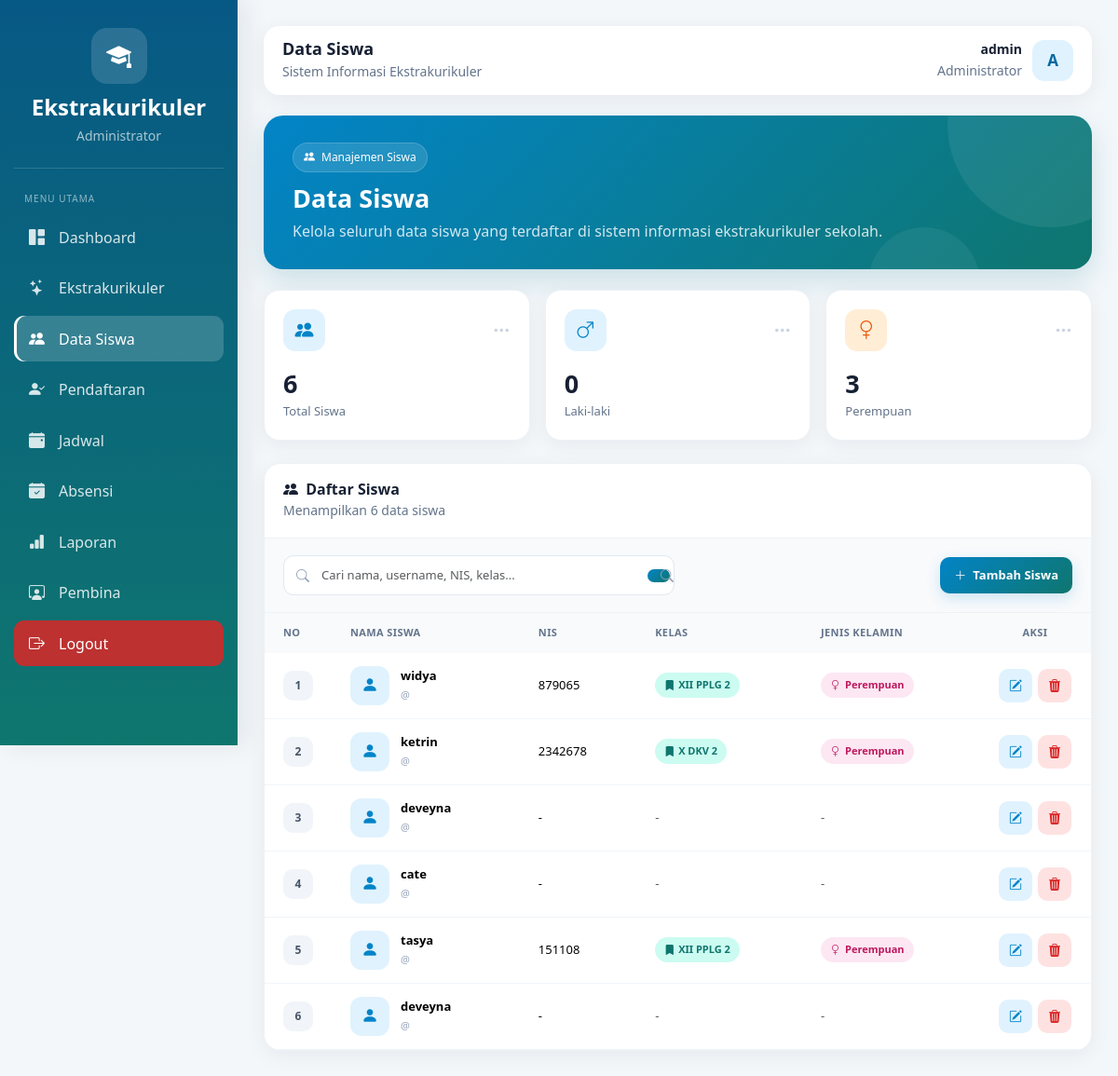
Screenshot of /admin/data_siswa.php (signed in) with the database file from the repository.
### tables this page shows
CREATE TABLE `siswa` (
  `id` int(11) NOT NULL,
  `nama_siswa` varchar(100) NOT NULL,
  `username` varchar(50) NOT NULL,
  `password` varchar(255) NOT NULL,
  `user_id` int(11) NOT NULL,
  `nis` varchar(30) DEFAULT NULL,
  `kelas` varchar(50) DEFAULT NULL,
  `jenis_kelamin` varchar(20) DEFAULT NULL,
  `alamat` text DEFAULT NULL
);

### admin/data_siswa.php (the view, shortened to what this page needs)
<?php
require_once __DIR__ . "/../config/config.php";
$namaAdmin = $_SESSION['nama'] ?? "Administrator";
$inisial   = strtoupper(substr(trim($namaAdmin), 0, 1));
$cari = trim($_GET['cari'] ?? '');
$hasilSiswa = false;
if ($cari !== '') {
    $keyword = "%" . $cari . "%";
    $stmtCari = mysqli_prepare($conn,
        "SELECT * FROM siswa
         WHERE nama_siswa LIKE ?
            OR username LIKE ?
            OR nis LIKE ?
            OR kelas LIKE ?
         ORDER BY id DESC");
    if ($stmtCari) {
        mysqli_stmt_bind_param($stmtCari, "ssss",
            $keyword, $keyword, $keyword, $keyword);
        mysqli_stmt_execute($stmtCari);
        $hasilSiswa = mysqli_stmt_get_result($stmtCari);
    }
} else {
    $hasilSiswa = mysqli_query($conn,
        "SELECT * FROM siswa ORDER BY id DESC");
}
$rowsSiswa = [];
if ($hasilSiswa) {
    while ($r = mysqli_fetch_assoc($hasilSiswa)) {
        $rowsSiswa[] = $r;
    }
}
$totalSiswa = 0;
$qTotal = mysqli_query($conn, "SELECT COUNT(*) AS total FROM siswa");
if ($qTotal) {
    $dTotal = mysqli_fetch_assoc($qTotal);
    $totalSiswa = (int)($dTotal['total'] ?? 0);
}
$totalL = 0;
$totalP = 0;
foreach ($rowsSiswa as $r) {
    $jk = strtolower(trim($r['jenis_kelamin'] ?? ''));
    if ($jk === 'perempuan' || $jk === 'p') $totalP++;
}
?>
<!DOCTYPE html>
<html lang="id">
<head>
<link href="https://cdn.jsdelivr.net/npm/bootstrap@5.3.3/dist/css/bootstrap.min.css" rel="stylesheet">
<link href="https://cdn.jsdelivr.net/npm/bootstrap-icons@1.11.3/font/bootstrap-icons.css" rel="stylesheet">
</head>
<body>
<div class="sidebar">
    <div class="brand">
        <div class="brand-icon"><i class="bi bi-mortarboard-fill"></i></div>
        <h4>Ekstrakurikuler</h4>
        <small>Administrator</small>
    </div>
    <div class="menu-title">Menu Utama</div>
    <a href="dashboard_admin.php"><i class="bi bi-grid-1x2-fill"></i><span>Dashboard</span></a>
    <a href="ekstrakurikuler.php"><i class="bi bi-stars"></i><span>Ekstrakurikuler</span></a>
    <a href="data_siswa.php" class="active"><i class="bi bi-people-fill"></i><span>Data Siswa</span></a>
    <a href="pendaftaran.php"><i class="bi bi-person-check-fill"></i><span>Pendaftaran</span></a>
    <a href="jadwal.php"><i class="bi bi-calendar-event-fill"></i><span>Jadwal</span></a>
    <a href="absensi.php"><i class="bi bi-calendar-check-fill"></i><span>Absensi</span></a>
    <a href="laporan.php"><i class="bi bi-bar-chart-fill"></i><span>Laporan</span></a>
    <a href="pembina.php"><i class="bi bi-person-workspace"></i><span>Pembina</span></a>
    <div class="logout">
        <a href="../logout.php"><i class="bi bi-box-arrow-right"></i><span>Logout</span></a>
    </div>
</div>
<div class="content">
    <div class="topbar">
        <div class="topbar-title">
            <h5>Data Siswa</h5>
            <small>Sistem Informasi Ekstrakurikuler</small>
        </div>
        <div class="admin-area">
            <div class="admin-info">
                <strong><?= htmlspecialchars($namaAdmin); ?></strong>
                <small>Administrator</small>
            </div>
            <div class="admin-avatar"><?= htmlspecialchars($inisial); ?></div>
        </div>
    </div>
    <div class="welcome">
        <div class="welcome-content">
            <div class="welcome-badge">
                <i class="bi bi-people-fill"></i>
                Manajemen Siswa
            </div>
            <h2>Data Siswa</h2>
            <p>
                Kelola seluruh data siswa yang terdaftar
                di sistem informasi ekstrakurikuler sekolah.
            </p>
        </div>
    </div>
    <div class="row g-3 mb-4">
        <div class="col-xl col-md-6">
            <div class="stat-card">
                <div class="stat-top">
                    <div class="stat-icon icon-blue"><i class="bi bi-people-fill"></i></div>
                    <div class="stat-arrow"><i class="bi bi-three-dots"></i></div>
                </div>
                <div class="stat-number"><?= $totalSiswa; ?></div>
                <div class="stat-label">Total Siswa</div>
            </div>
        </div>
        <div class="col-xl col-md-6">
            <div class="stat-card">
                <div class="stat-top">
                    <div class="stat-icon icon-blue"><i class="bi bi-gender-male"></i></div>
                    <div class="stat-arrow"><i class="bi bi-three-dots"></i></div>
                </div>
                <div class="stat-number"><?= $totalL; ?></div>
                <div class="stat-label">Laki-laki</div>
            </div>
        </div>
        <div class="col-xl col-md-6">
            <div class="stat-card">
                <div class="stat-top">
                    <div class="stat-icon icon-orange"><i class="bi bi-gender-female"></i></div>
                    <div class="stat-arrow"><i class="bi bi-three-dots"></i></div>
                </div>
                <div class="stat-number"><?= $totalP; ?></div>
                <div class="stat-label">Perempuan</div>
            </div>
        </div>
    </div>
    <div class="section-card">
        <div class="section-header">
            <div>
                <h5><i class="bi bi-people-fill me-1"></i> Daftar Siswa</h5>
                <small>Menampilkan <?= count($rowsSiswa); ?> data siswa</small>
            </div>
        </div>
        <div class="toolbar">
            <form method="GET" class="search-box">
                <i class="bi bi-search"></i>
                <input
                    type="text"
                    name="cari"
                    class="form-control"
                    placeholder="Cari nama, username, NIS, kelas..."
                    value="<?= htmlspecialchars($cari); ?>"
                >
                <button class="btn-search" type="submit">
                    <i class="bi bi-search"></i>
                </button>
            </form>
            <div class="d-flex gap-2">
                <button class="btn-add" data-bs-toggle="modal" data-bs-target="#modalTambah">
                    <i class="bi bi-plus-lg"></i>
                    Tambah Siswa
                </button>
            </div>
        </div>
        <div class="table-responsive">
            <table class="table">
                <thead>
                    <tr>
                        <th style="width:60px;">No</th>
                        <th>Nama Siswa</th>
                        <th>NIS</th>
                        <th>Kelas</th>
                        <th>Jenis Kelamin</th>
                        <th style="width:120px;" class="text-center">Aksi</th>
                    </tr>
                </thead>
                <tbody>
                <?php if (count($rowsSiswa) > 0): ?>
                    <?php $no = 1; foreach ($rowsSiswa as $siswa): ?>
                        <?php
                        $jk = trim($siswa['jenis_kelamin'] ?? '');
                        $jkLower = strtolower($jk);
                        $jkClass = "jk-l";
                        $jkIcon  = "bi-gender-male";
                        if ($jkLower === "perempuan" || $jkLower === "p") {
                            $jkClass = "jk-p";
                            $jkIcon  = "bi-gender-female";
                        }
                        ?>
                        <tr>
                            <td>
                                <div class="number-box"><?= $no++; ?></div>
                            </td>
                            <td>
                                <div class="siswa-box">
                                    <div class="siswa-avatar">
                                        <i class="bi bi-person-fill"></i>
                                    </div>
                                    <div>
                                        <strong><?= htmlspecialchars($siswa['nama_siswa']); ?></strong>
                                        <small>@<?= htmlspecialchars($siswa['username']); ?></small>
                                    </div>
                                </div>
                            </td>
                            <td><?= htmlspecialchars($siswa['nis'] ?? '-'); ?></td>
                            <td>
                                <?php if (!empty($siswa['kelas'])): ?>
                                    <span class="kelas-badge">
                                        <i class="bi bi-bookmark-fill me-1"></i>
                                        <?= htmlspecialchars($siswa['kelas']); ?>
                                    </span>
                                <?php else: ?>
                                    <span class="text-muted">-</span>
                                <?php endif; ?>
                            </td>
                            <td>
                                <?php if ($jk !== ''): ?>
                                    <span class="jk-badge <?= $jkClass; ?>">
                                        <i class="bi <?= $jkIcon; ?>"></i>
                                        <?= htmlspecialchars($jk); ?>
                                    </span>
                                <?php else: ?>
                                    <span class="text-muted">-</span>
                                <?php endif; ?>
                            </td>
                            <td class="text-center">
                                <div class="action-buttons justify-content-center">
                                    <button type="button" class="btn-action btn-edit" title="Edit"
                                            data-bs-toggle="modal"
                                            data-bs-target="#editSiswa<?= $siswa['id']; ?>">
                                        <i class="bi bi-pencil-square"></i>
                                    </button>
                                    <a href="data_siswa.php?hapus=<?= $siswa['id']; ?>"
                                       class="btn-action btn-delete" title="Hapus"
                                       onclick="return confirm('Yakin ingin menghapus data siswa ini?');">
                                        <i class="bi bi-trash3-fill"></i>
                                    </a>
                                </div>
                            </td>
                        </tr>
                    <?php endforeach; ?>
                <?php endif; ?>
                </tbody>
            </table>
        </div>
    </div>
</div>
</body>
</html>

### rows the page displays
siswa: nama_siswa "widya", nis "879065", kelas "XII PPLG 2", jenis_kelamin "Perempuan"
siswa: nama_siswa "ketrin", nis "2342678", kelas "X DKV 2", jenis_kelamin "Perempuan"
siswa: nama_siswa "deveyna", nis "-"
siswa: nama_siswa "cate", nis "-"
siswa: nama_siswa "tasya", nis "151108", kelas "XII PPLG 2", jenis_kelamin "Perempuan"
siswa: nama_siswa "deveyna", nis "-"

### other values shown
$namaAdmin "admin"
$inisial "A"
$totalSiswa "6"
$totalL "0"
$totalP "3"
count($rowsSiswa) "6"
